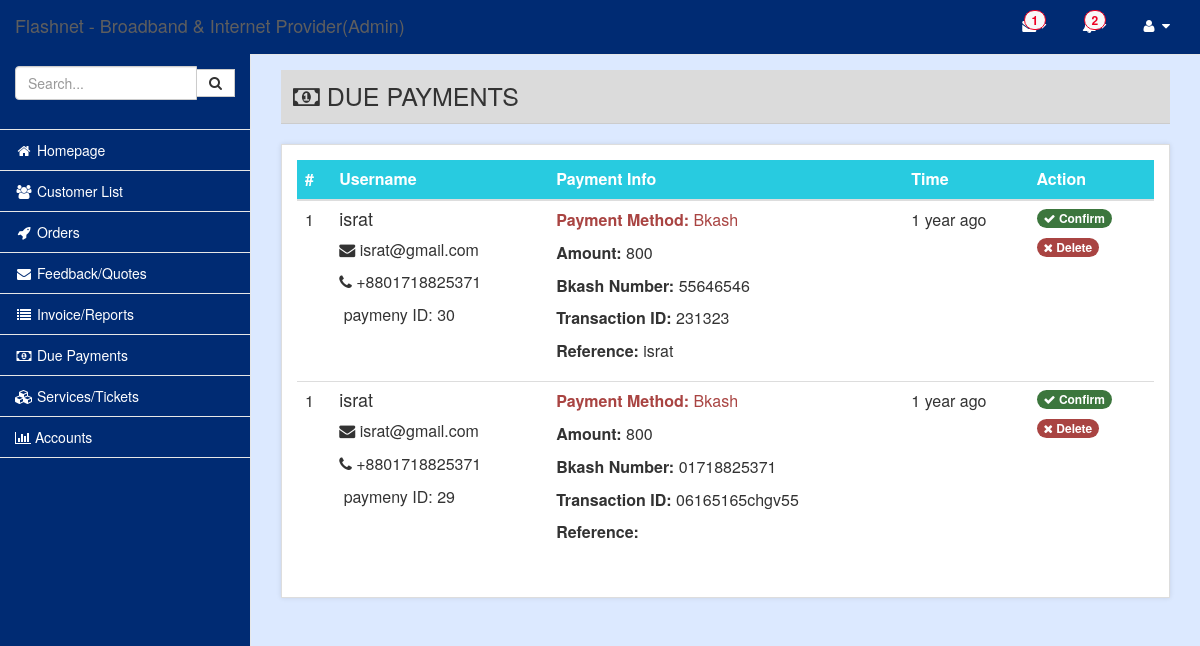
/admin/due-payments.php (signed in), run on the app's committed database.
### tables this page shows
CREATE TABLE `payments` (
  `id` int(11) NOT NULL,
  `date` datetime NOT NULL,
  `username` varchar(90) NOT NULL,
  `type` varchar(20) NOT NULL,
  `amount` int(11) NOT NULL,
  `method` varchar(20) NOT NULL,
  `payee_number` varchar(20) NOT NULL,
  `trxn_id` varchar(50) NOT NULL,
  `reference` varchar(900) NOT NULL,
  `bank_name` varchar(20) NOT NULL,
  `bank_attachment` varchar(900) NOT NULL,
  `remark` int(11) NOT NULL
);

CREATE TABLE `users` (
  `id` int(11) NOT NULL,
  `username` varchar(900) NOT NULL,
  `password` varchar(90) NOT NULL,
  `token` varchar(90) NOT NULL,
  `first_name` varchar(900) NOT NULL,
  `last_name` varchar(900) NOT NULL,
  `email` varchar(900) NOT NULL,
  `address` varchar(900) NOT NULL,
  `city` varchar(900) NOT NULL,
  `district` varchar(900) NOT NULL,
  `mobile_number` varchar(900) NOT NULL,
  `facebook_page` varchar(90) NOT NULL,
  `joined` datetime NOT NULL,
  `status` int(11) NOT NULL
);

### pages/includes/functions.php (called while the page is built, shortened)
<?php
	function get_notifications($username, $type) {
		switch($type) {
			case 'new_message' :
				$messages = get_some_data("contact", "admin_read = '0'");
				return $messages->num_rows; break;
			case 'new_order' :
				$orders = get_some_data("customer_orders", "status = '1'");
				return $orders->num_rows; break;
			case 'new_support_ticket' :
				$extra_sql = ($username != 'admin') ?  "email = '".$username."'" : 1;
				$new_tickets = get_some_data("support_ticket", "{$extra_sql} AND status != '1'");
				return $new_tickets->num_rows; break;
			case 'new_user_registered' :
				$new_tickets = get_some_data("users", "joined BETWEEN '".date("Y-m-d H:s:i",strtotime('-2 day'))."' AND '".date("Y-m-d H:s:i",strtotime('+1 day'))."'");
				return $new_tickets->num_rows; break;
			case 'new_payment' :
				$payments = get_some_data("payments", "remark = '0'");
				return $payments->num_rows; break;
		}
	}
	function get_user_info($username) {
		global $conn;
		$sql = "SELECT * FROM users ";
		$sql.= "WHERE username='".addslashes($username)."' ";
		$result	= $conn->query($sql);
		$row	= $result->fetch_array();
		return $row;
	}
	function get_message($limit, $extra_sql=true) {
		global $conn;
		$sql = "SELECT * FROM contact ";
		$sql.= "WHERE ".$extra_sql." ";
		$sql.= "ORDER BY Id DESC LIMIT {$limit}";
		$result	= $conn->query($sql);
		return $result;
	}
	function get_some_data($tablename, $condition) {
		global $conn;
		$get = "SELECT * FROM ".$tablename." ";
		$get.= "WHERE ".$condition;
		$result = $conn->query($get);
		return $result;
	}
	function time_elapsed_string($datetime, $full = false) {
		$now = new DateTime; $ago = new DateTime($datetime); $diff = $now->diff($ago);
		$diff->w = floor($diff->d / 7); $diff->d -= $diff->w * 7;
		$string = array(
			'y' => 'year', 'm' => 'month', 'w' => 'week', 'd' => 'day',
			'h' => 'hour', 'i' => 'minute', 's' => 'second',
		);
		if (!$full) $string = array_slice($string, 0, 1);
		return $string ? implode(', ', $string) . ' ago' : 'just now';
	}

### admin/due-payments.php (the view, shortened to what this page needs)
<?php
	include "../pages/includes/config.php";
	require_once "../pages/includes/functions.php";
?>
<?php include "includes/header.php"; ?>
<div id="page-wrapper">
	<div class="row">
			<div class="col-lg-12">
					<h1 class="page-header"><i class="fa fa-money"></i> DUE PAYMENTS</h1>
			</div>
	</div>
	<div class="row">
		<div class="col-lg-12">
			<div class="panel panel-default">
				<div class="panel-body">
				<?php
					$result_payments	= get_some_data("payments", " amount !=0 AND remark='0' ORDER BY id DESC");
					if($result_payments->num_rows > 0) {
				?>
					<div class="table-responsive">
						<table class="table table-hover order-table">
							<thead>
								<tr>
									<th>#</th>
									<th>Username</th>
									<th>Payment Info</th>
									<th>Time</th>
									<th>Action</th>
								</tr>
							</thead>
							<tbody>
							<?php
								while($row_pmnt = $result_payments->fetch_array()) {
									$row_userinfo	= get_user_info($row_pmnt['username']);
							?>
								<tr>
									<td>1</td>
									<td>
										<h4><?= $row_userinfo['first_name'] ?></h4>
										<p><i class="fa fa-envelope"></i> <?= $row_userinfo['username'] ?></p>
										<p><i class="fa fa-phone"></i> <?= $row_userinfo['mobile_number'] ?></p>
										<p><i class="fa fa-payment"></i> paymeny ID: <?= $row_pmnt['id'] ?></p>
									</td>
									<td>
										<p class="text-danger"><strong>Payment Method: </strong><?= ucfirst($row_pmnt['method']) ?></p>
										<p><strong>Amount: </strong><?= $row_pmnt['amount'] ?></p>
									<?php if($row_pmnt['method'] == 'bkash'){ ?>
										<p><strong>Bkash Number: </strong><?= ucfirst($row_pmnt['payee_number']) ?></p>
										<p><strong>Transaction ID: </strong><?= $row_pmnt['trxn_id'] ?></p>
										<p><strong>Reference: </strong><?= $row_pmnt['reference'] ?></p>
									<?php } else { ?>
										<p><strong>Bank Name: </strong><?= $row_pmnt['bank_name'] ?></p>
										<p><strong>Attatchments: </strong><?= $row_pmnt['bank_attachment'] ?></p>
									<?php } ?>
									</td>
									<td><?= time_elapsed_string($row_pmnt['date']) ?></td>
									<td>
										<p><a data-toggle="modal" href="#select-confirm-type" data-pmnt-id="<?= $row_pmnt['id'] ?>" data-pmnt-amount="<?= $row_pmnt['amount'] ?>"><span class="badge action-badge check"><i class="fa fa-check"></i> Confirm</span></a></p>
										<p><a href="admin/due-payments/?action=delete&pmnt_id=<?= $row_pmnt['id'] ?>"><span class="badge action-badge times"><i class="fa fa-times"></i> Delete</span></a></p>
									</td>
								</tr>
							<?php } ?>
							</tbody>
						</table>
					</div>
				<?php } else { ?>
				<div class="alert alert-danger">
					<h3 class="text-center">No Due Payments !</h3>
				</div>
				<?php
					}
				?>
				</div>
			</div>
		</div>
	</div>
</div>
<?php include "includes/footer.php"; ?>

### admin/includes/header.php (shortened to what this page needs)
<?php
	$new_message = get_notifications('admin', 'new_message'); $nmc = ($new_message > 0) ? 'list-group-item-danger' : null;
	$new_support_ticket = get_notifications('admin', 'new_support_ticket'); $nst = ($new_support_ticket > 0) ? 'list-group-item-danger' : null;
	$new_user_registered = get_notifications('admin', 'new_user_registered'); $nur = ($new_user_registered > 0) ? 'list-group-item-danger' : null;
	$new_order = get_notifications('admin', 'new_order'); $nor = ($new_order > 0) ? 'list-group-item-danger' : null;
	$total_notification = $new_message+$new_support_ticket+$new_user_registered+$new_order; $total_unread_message = get_message(9999, "admin_read = 0")->num_rows ;
?>
<!DOCTYPE html>
<html lang="en">
<head>
  <link href="vendor/bootstrap/css/bootstrap.min.css" rel="stylesheet" />
  <link href="vendor/metisMenu/metisMenu.min.css" rel="stylesheet" />
  <link href="dist/css/sb-admin-2.css" rel="stylesheet" />
  <link href="dist/css/limon-mod.css" rel="stylesheet" />
  <link href="vendor/morrisjs/morris.css" rel="stylesheet" />
  <link href="vendor/font-awesome/css/font-awesome.min.css" rel="stylesheet" type="text/css" />
</head>
<body>
	<div id="wrapper">
		<nav class="navbar navbar-default navbar-static-top" role="navigation" style="margin-bottom: 0">
			<div class="navbar-header">
				<a class="navbar-brand" href="admin/">Flashnet - Broadband & Internet Provider(Admin)</a>
			</div>
			<ul class="nav navbar-top-links navbar-right notification-area">
				<li class="dropdown">
					<a class="dropdown-toggle" data-toggle="dropdown" href="#">
						<i class="fa fa-envelope fa-fw"></i><?php if($total_unread_message > 0){ ?><span class="badge"><?= $total_unread_message ?></span><?php } ?><i class="fa fa-caret-down"></i>
					</a>
				</li>
				<li class="dropdown">
						<a class="dropdown-toggle" data-toggle="dropdown" href="javascript.void(0)">
							<i class="fa fa-bell fa-fw"></i><?php if($total_notification > 0){ ?><span class="badge"><?= $total_notification ?></span><?php } ?><i class="fa fa-caret-down"></i>
						</a>
				</li>
				<li class="dropdown">
					<a class="dropdown-toggle" data-toggle="dropdown" href="#">
						<i class="fa fa-user fa-fw"></i> <i class="fa fa-caret-down"></i>
					</a>
				</li>
			</ul>
			<div class="navbar-default sidebar" role="navigation">
				<div class="sidebar-nav navbar-collapse">
					<ul class="nav" id="side-menu">
						<li class="sidebar-search">
							<form class="input-group custom-search-form" id="search-form" action="admin/search/" method="get">
								<input type="search" name="q" class="form-control" placeholder="Search..." />
								<span class="input-group-btn search">
									<button class="btn btn-default" type="submit" form="search-form">
											<i class="fa fa-search"></i>
									</button>
								</span>
							</form>
						</li>
						<li><a href="admin/home.php"><i class="fa fa-home fa-fw"></i> Homepage</a></li>
						<li><a href="admin/customer-list.php"><i class="fa fa-users fa-fw"></i> Customer List</a></li>
						<li><a href="admin/orders.php"><i class="fa fa-rocket fa-fw"></i> Orders</a></li>
						<li><a href="admin/messages.php"><i class="fa fa-envelope fa-fw"></i> Feedback/Quotes</a></li>
						<li><a href="admin/my-invoice"><i class="fa fa-list fa-fw"></i> Invoice/Reports</a></li>
						<li><a href="admin/due-payments.php"><i class="fa fa-money fa-fw"></i> Due Payments</a></li>
						<li><a href="admin/packages.php"><i class="fa fa-cubes fa-fw"></i> Services/Tickets</a></li>
						<li><a href="admin/my-account"><i class="fa fa-bar-chart"></i> Accounts</a></li>
					</ul>
				</div>
			</div>
		</nav>

### admin/includes/footer.php (shortened to what this page needs)
    </div>
</body>
</html>

### admin/due-payments.php (style rules this page uses)
.table a { color: #000000; text-decoration: none; }

### admin/includes/header.php (style rules this page uses)
a { color: #ffffff; text-decoration: none; }

### data on the page
payments: users.first_name "israt", users.username "israt@gmail.com", users.mobile_number "+8801718825371", id "30", method "Bkash", amount "800", payee_number "55646546", trxn "231323", reference "israt", date "1 year ago"
payments: users.first_name "israt", users.username "israt@gmail.com", users.mobile_number "+8801718825371", id "29", method "Bkash", amount "800", payee_number "01718825371", trxn "06165165chgv55", date "1 year ago"

### other printed values
$total_unread_message "1"
$total_notification "2"
